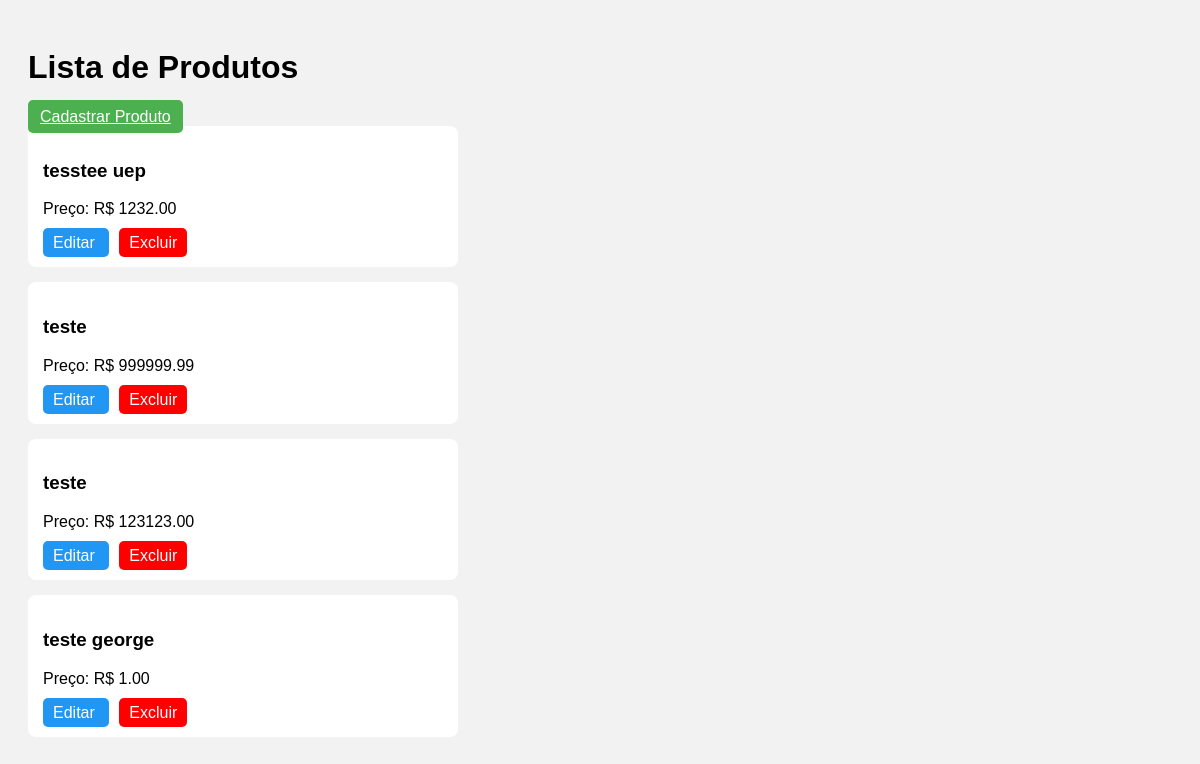
Before: / with the older database file.
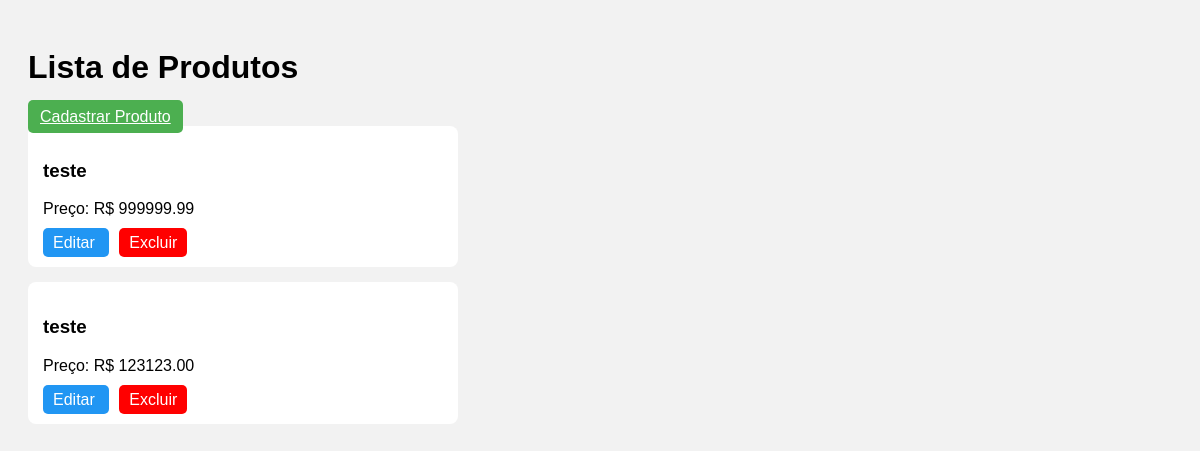
After: the same page with the newer database file.
### produtos/models.py (models this page shows, shortened)
class Produto(models.Model):
    nome = models.CharField(max_length=100)
    preco = models.DecimalField(max_digits=8, decimal_places=2)

### produtos/views.py (the view)
# urls.py: path('', listar_produtos, name='listar_produtos'),
def listar_produtos(request):
    produtos = Produto.objects.all()
    return render(request, 'produtos/lista.html', {'produtos': produtos})

### produtos/templates/produtos/lista.html (shortened to what this page needs)
<!DOCTYPE html>
<html>
<head>
</head>
<body>
  <h1>Lista de Produtos</h1>
  <a href="{% url 'cadastrar_produto' %}">Cadastrar Produto</a>
  {% for produto in produtos %}
  <div class="card">
    <h3>{{ produto.nome }}</h3>
    <p>Preço: R$ {{ produto.preco }}</p>
    <div style="margin-top: 10px;">
      <a href="{% url 'editar_produto' produto.id %}"
        style="background: #2196F3; padding: 6px 10px; color: white; border-radius: 5px; text-decoration: none; margin-right: 10px;">
        Editar
      </a>
      <a href="{% url 'excluir_produto' produto.id %}"
        style="background: red; padding: 6px 10px; color: white; border-radius: 5px; text-decoration: none;">
        Excluir
      </a>
    </div>
  </div>
  {% endfor %}
</body>
</html>

Changed rows visible on the page:
removed Produto: nome "tesstee uep", preco "1232.00"
removed Produto: nome "teste george", preco "1.00"
